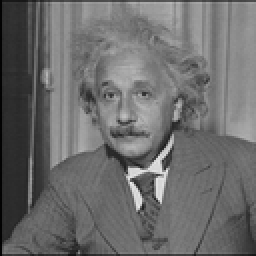
%> input picture A2/hw2_files/matlab/utvisToolbox/tutorials/SIFTtutorial/images/einstein.pgm, 128 x 128 px, shrunk from 256 x 256 before the run (shown 2 times larger)
$ octave --eval "result = SIFT(imread('images/einstein.pgm'));"   (GNU Octave 9; MATLAB toolbox functions it lacks are replaced by stand-ins)
%> lines starting %> are read from the running program, lines starting %| are printed output that depends on the picture
### A2/hw2_files/matlab/utvisToolbox/tutorials/SIFTtutorial/gaussian_filter.m
function [g,x] = gaussian_filter( sigma, sample )

% g = gaussian_filter( sigma )
%
% Create 1D a gaussian filter with a suitable number
% of filter taps for the specified sigma.
%
% Input
% sigma - standard deviation of the gaussian
% sample - multiple of sigma to sample filter to
%
% Output
% g - the gaussian filter
%
% Thomas F. El-Maraghi
% May 2004

if ~exist('sample','var')
   sample = 7.0/2.0;
end

% Determine the number of filter taps.
n = 2*round(sample * sigma)+1;

% Generate the x values.
x=1:n;
x=x-ceil(n/2);

% Sample the gaussian function to generate the filter taps.
g = exp(-(x.^2)/(2*sigma^2))/(sigma*sqrt(2*pi));


### A2/hw2_files/matlab/utvisToolbox/tutorials/SIFTtutorial/SIFT.m
function [ pos, scale, orient, desc ] = SIFT( im, octaves, intervals, object_mask, contrast_threshold, curvature_threshold, interactive )

% [ pos, scale, orient, desc ] = SIFT( im, octaves, intervals, object_mask, contrast_threshold, curvature_threshold, interactive )
%
% Apply David Lowe's Scale Invariant Feature Transform (SIFT) algorithm
% to a grayscale image.  This algorithm takes a grayscale image as input
% and returns a set of scale- and rotationally-invariant keypoints
% allong with their corresponding feature descriptors.
%
% This implementation is based on:
% [1] David G. Lowe, "Distinctive Image Features from Sacle-Invariant Keypoints",
%     accepted for publicatoin in the International Journal of Computer
%     Vision, 2004.
% [2] David G. Lowe, "Object Recognition from Local Scale-Invariant Features",
%     Proc. of the International Conference on Computer Vision, Corfu,
%     September 1999.
%
% Input:
% im - the input image, with pixel values normalize to lie betwen [0,1].
% octaves - the number of octaves to search for keypoints (default = 4).
% intervals - the number of geometrically sampled intervals to divide
%   each octave into when searching for keypoints (default = 2).
% object_mask - a binary mask specifying the location of the object in
%   the image to search for keypoints on.  If not specified, the whole
%   image is searched.
% contrast_threshold - the threshold on the contrast of the DOG extrema
%   before classifying them as keypoints (default = 0.02).
% curvature_threshold - the upper bound on the ratio between the principal
%   curvatures of the DOG extrema before classifying it as a keypoint
%   (default = 10.0).
% interactive - >= 1 displays progress and timing information,
%   >= 2 displays intermediate results of the algorihtm (default = 1).
%
% Output:
% pos - an Nx2 matrix containing the (x,y) coordinates of the keypoints
%   stored in rows.
% scale - an Nx3 matrix with rows describing the scale of each keypoint (i.e.,
%   first column specifies the octave, second column specifies the interval, and
%   third column specifies sigma).
% orient - a Nx1 vector containing the orientations of the keypoints [-pi,pi).
% desc - an Nx128 matrix with rows containing the feature descriptors
%   corresponding to the keypoints.
%
% Thomas F. El-Maraghi
% May 2004

% assign default values to the input variables
if ~exist('octaves')
   octaves = 4;
end
if ~exist('intervals')
   intervals = 2;
end
if ~exist('object_mask')
   object_mask = ones(size(im));
end
if size(object_mask) ~= size(im)
   object_mask = ones(size(im));
end
if ~exist('contrast_threshold')
   contrast_threshold = 0.02;
end
if ~exist('curvature_threshold')
   curvature_threshold = 10.0;
end
if ~exist('interactive')
   interactive = 1;
end

% Check that the image is normalized to [0,1]
if( (min(im(:)) < 0) | (max(im(:)) > 1) )
   fprintf( 2, 'Warning: image not normalized to [0,1].\n' );
end

% Blur the image with a standard deviation of 0.5 to prevent aliasing
% and then upsample the image by a factor of 2 using linear interpolation.
% Lowe claims that this increases the number of stable keypoints by
% a factor of 4.
if interactive >= 1
   fprintf( 2, 'Doubling image size for first octave...\n' );
end
tic;
antialias_sigma = 0.5;
if antialias_sigma == 0
   signal = im;
else
   g = gaussian_filter( antialias_sigma );
   if exist('corrsep') == 3
	   signal = corrsep( g, g, im );
   else
      signal = conv2( g, g, im, 'same' );
   end
end
signal = im;
%> signal is the input picture: size 128x128 uint8; min 1, max 234, mean 107.9
[X Y] = meshgrid( 1:0.5:size(signal,2), 1:0.5:size(signal,1) );
signal = interp2( signal, X, Y, '*linear' );
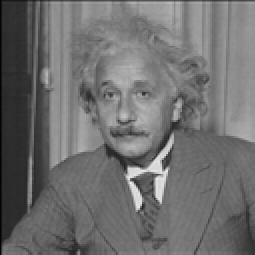
%> signal: size 255x255 uint8; min 1, max 234, mean 110.6
subsample = [0.5]; % subsampling rate for doubled image is 1/2


% The next step of the algorithm is to generate the gaussian and difference-of-
% gaussian (DOG) pyramids.  These pyramids will be stored as two cell arrays,
% gauss_pyr{orient,interval} and DOG_pyr{orient,interval}, respectively.  In order
% to detect keypoints on s intervals per octave, we must generate s+3 blurred
% images in the gaussian pyramid.  This is becuase s+3 blurred images generates
% s+2 DOG images, and two images are needed (one at the highest and one lowest scales
% of the octave) for extrema detection.

% Generate the first image of the first octave of the gaussian pyramid
% by preblurring the doubled image with a gaussian with a standard deviation
% of 1.6.  This choice for sigma is a trade off between repeatability and
% efficiency.
if interactive >= 1
   fprintf( 2, 'Prebluring image...\n' );
end
preblur_sigma = sqrt(sqrt(2)^2 - (2*antialias_sigma)^2);
if preblur_sigma == 0
   gauss_pyr{1,1} = signal;
else
   g = gaussian_filter( preblur_sigma );
   if exist('corrsep') == 3
      gauss_pyr{1,1} = corrsep( g, g, signal );
   else
      gauss_pyr{1,1} = conv2( g, g, signal, 'same' );
   end
end
clear signal
pre_time = toc;
if interactive >= 1
   fprintf( 2, 'Preprocessing time %.2f seconds.\n', pre_time );
end

% The initial blurring for the first image of the first octave of the pyramid.
initial_sigma = sqrt( (2*antialias_sigma)^2 + preblur_sigma^2 );

% Keep track of the absolute sigma for the octave and scale
absolute_sigma = zeros(octaves,intervals+3);
absolute_sigma(1,1) = initial_sigma * subsample(1);

% Keep track of the filter sizes and standard deviations used to generate the pyramid
filter_size = zeros(octaves,intervals+3);
filter_sigma = zeros(octaves,intervals+3);

% Generate the remaining levels of the geometrically sampled gaussian and DOG pyramids
if interactive >= 1
   fprintf( 2, 'Expanding the Gaussian and DOG pyramids...\n' );
end
tic;
for octave = 1:octaves
   if interactive >= 1
      fprintf( 2, '\tProcessing octave %d: image size %d x %d subsample %.1f\n', octave, size(gauss_pyr{octave,1},2), size(gauss_pyr{octave,1},1), subsample(octave) );
      fprintf( 2, '\t\tInterval 1 sigma %f\n', absolute_sigma(octave,1) );
   end
   sigma = initial_sigma;
   g = gaussian_filter( sigma );
   filter_size( octave, 1 ) = length(g);
   filter_sigma( octave, 1 ) = sigma;
   DOG_pyr{octave} = zeros(size(gauss_pyr{octave,1},1),size(gauss_pyr{octave,1},2),intervals+2);
   for interval = 2:(intervals+3)

      % Compute the standard deviation of the gaussian filter needed to produce the
      % next level of the geometrically sampled pyramid.  Here, sigma_i+1 = k*sigma.
      % By definition of successive convolution, the required blurring sigma_f to
      % produce sigma_i+1 from sigma_i is:
      %
      %    sigma_i+1^2 = sigma_f,i^2 + sigma_i^2
      %  (k*sigma_i)^2 = sigma_f,i^2 + sigma_i^2
      %
      % therefore:
      %
      %      sigma_f,i = sqrt(k^2 - 1)sigma_i
      %
      % where k = 2^(1/intervals) to span the octave, so:
      %
      %  sigma_f,i = sqrt(2^(2/intervals) - 1)sigma_i
      sigma_f = sqrt(2^(2/intervals) - 1)*sigma;
      g = gaussian_filter( sigma_f );
      sigma = (2^(1/intervals))*sigma;

      % Keep track of the absolute sigma
      absolute_sigma(octave,interval) = sigma * subsample(octave);

      % Store the size and standard deviation of the filter for later use
      filter_size(octave,interval) = length(g);
      filter_sigma(octave,interval) = sigma;

      if exist('corrsep') == 3
         gauss_pyr{octave,interval} = corrsep( g, g, gauss_pyr{octave,interval-1} );
      else
         gauss_pyr{octave,interval} = conv2( g, g, gauss_pyr{octave,interval-1}, 'same' );
      end
      DOG_pyr{octave}(:,:,interval-1) = gauss_pyr{octave,interval} - gauss_pyr{octave,interval-1};

      if interactive >= 1
         fprintf( 2, '\t\tInterval %d sigma %f\n', interval, absolute_sigma(octave,interval) );
      end
   end
   if octave < octaves
      % The gaussian image 2 images from the top of the stack for
      % this octave have be blurred by 2*sigma.  Subsample this image by a
      % factor of 2 to procuduce the first image of the next octave.
      sz = size(gauss_pyr{octave,intervals+1});
      [X Y] = meshgrid( 1:2:sz(2), 1:2:sz(1) );
      gauss_pyr{octave+1,1} = interp2(gauss_pyr{octave,intervals+1},X,Y,'*nearest');
      absolute_sigma(octave+1,1) = absolute_sigma(octave,intervals+1);
      subsample = [subsample subsample(end)*2];
   end
end
%> this loop made 4 passes
%> sz on passes 1 to 3: [255 255], [128 128], [64 64]
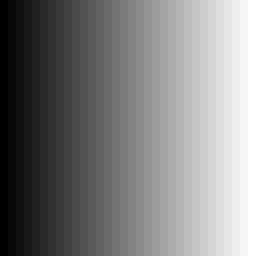
%> X: size 32x32 double (shown 8 times larger); min 1, max 63, mean 32; drawn with min black and max white
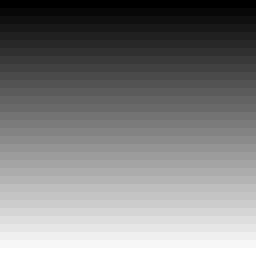
%> Y: size 32x32 double (shown 8 times larger); min 1, max 63, mean 32; mean of the top-left, top-right, bottom-left and bottom-right quarters 16, 16, 48, 48; drawn with min black and max white
%> after the loop, DOG_pyr = 4 items; absolute_sigma = [0.707 1 1.41 2 2.83; 1.41 2 2.83 4 5.66; 2.83 4 5.66 8 11.31; 5.66 8 11.31 16 22.63]; filter_sigma = [1.41 2 2.83 4 5.66; 1.41 2 2.83 4 5.66; 1.41 2 2.83 4 5.66; 1.41 2 2.83 4 5.66]; filter_size = [11 11 15 21 29; 11 11 15 21 29; 11 11 15 21 29; 11 11 15 21 29]; gauss_pyr = 20 items; subsample = [0.5 1 2 4]
pyr_time = toc;
if interactive >= 1
   fprintf( 2, 'Pryamid processing time %.2f seconds.\n', pyr_time );
end

% Display the gaussian pyramid when in interactive mode
if interactive >= 2
   sz = zeros(1,2);
   sz(2) = (intervals+3)*size(gauss_pyr{1,1},2);
   for octave = 1:octaves
      sz(1) = sz(1) + size(gauss_pyr{octave,1},1);
   end
   pic = zeros(sz);
   y = 1;
   for octave = 1:octaves
      x = 1;
      sz = size(gauss_pyr{octave,1});
      for interval = 1:(intervals + 3)
			pic(y:(y+sz(1)-1),x:(x+sz(2)-1)) = gauss_pyr{octave,interval};
         x = x + sz(2);
      end
      y = y + sz(1);
   end
   fig = figure;
   clf;
   showIm(pic);
   resizeImageFig( fig, size(pic), 0.25 );
   fprintf( 2, 'The gaussian pyramid (0.25 scale).\nPress any key to continue.\n' );
   pause;
   close(fig)
end

% Display the DOG pyramid when in interactive mode
if interactive >= 2
   sz = zeros(1,2);
   sz(2) = (intervals+2)*size(DOG_pyr{1}(:,:,1),2);
   for octave = 1:octaves
      sz(1) = sz(1) + size(DOG_pyr{octave}(:,:,1),1);
   end
   pic = zeros(sz);
   y = 1;
   for octave = 1:octaves
      x = 1;
      sz = size(DOG_pyr{octave}(:,:,1));
      for interval = 1:(intervals + 2)
			pic(y:(y+sz(1)-1),x:(x+sz(2)-1)) = DOG_pyr{octave}(:,:,interval);
         x = x + sz(2);
      end
      y = y + sz(1);
   end
   fig = figure;
   clf;
   showIm(pic);
   resizeImageFig( fig, size(pic), 0.25 );
   fprintf( 2, 'The DOG pyramid (0.25 scale).\nPress any key to continue.\n' );
   pause;
   close(fig)
end

% The next step is to detect local maxima in the DOG pyramid.  When
% a maximum is found, two tests are applied before labeling it as a
% keypoint.  First, it must have sufficient contrast.  Second, it should
% not be and edge point (i.e., the ratio of principal curvatures at the
% extremum should be below a threshold).

% Compute threshold for the ratio of principle curvature test applied to
% the DOG extrema before classifying them as keypoints.
curvature_threshold = ((curvature_threshold + 1)^2)/curvature_threshold;

% 2nd derivative kernels
xx = [ 1 -2  1 ];
yy = xx';
xy = [ 1 0 -1; 0 0 0; -1 0 1 ]/4;

% Coordinates of keypoints after each stage of processing for display
% in interactive mode.
raw_keypoints = [];
contrast_keypoints = [];
curve_keypoints = [];

% Detect local maxima in the DOG pyramid
if interactive >= 1
   fprintf( 2, 'Locating keypoints...\n' );
end
tic;
loc = cell(size(DOG_pyr)); % boolean maps of keypoints
%> loc = {[], [], [], []}
%> (the rest of the program and of its run is left out)
